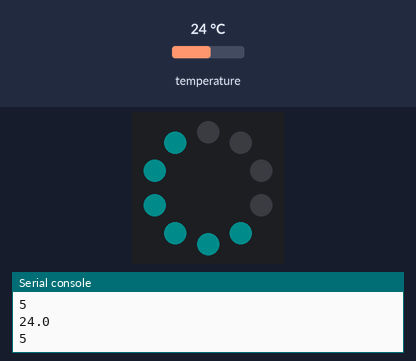
A program run on a simulated Circuit Playground running CircuitPython. Shown: the board's ring of 10 RGB LEDs (number 0 left of the top, counting anticlockwise), the last lines printed to the serial console. Inputs (shaded band) come from the test bench; at power-on: temperature 24 °C. Dim RGB values are drawn brighter than linear.

Above: at 1.2 s.
1.3 s: temperature set to 12 °C
At 1.7 s:
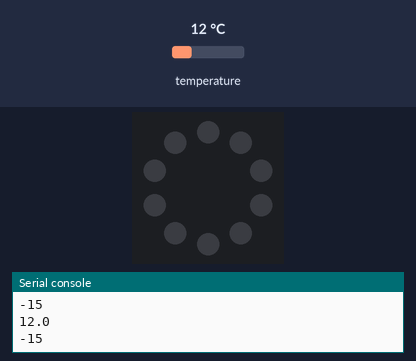
2.8 s: temperature set to 28 °C
At 4.0 s:
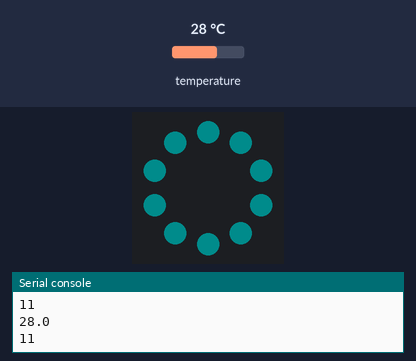
4.3 s: temperature set to 26 °C
At 5.3 s:
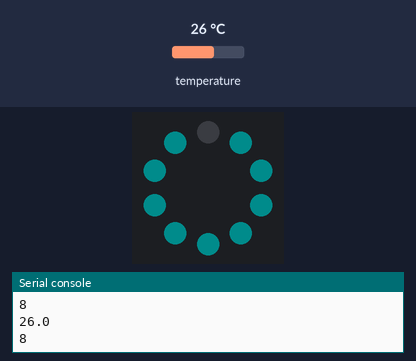
5.8 s: temperature set to 19 °C
At 6.5 s:
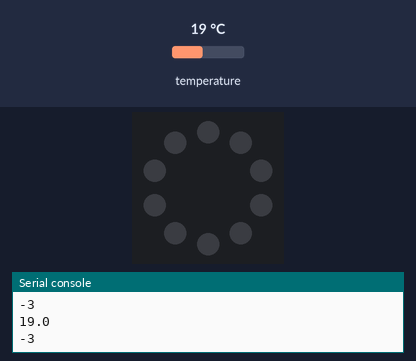
7.3 s: temperature set to 33 °C
At 8.2 s:
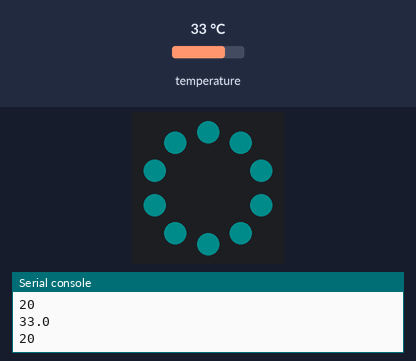
Timing chart, 0 to 9.8 s (numbered marks = the images above; inputs shaded):
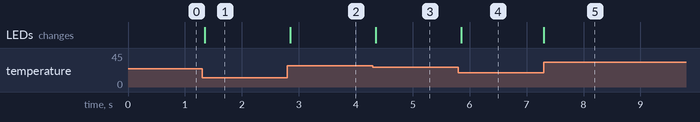

Measured:
- after the input at 1.3 s, the LEDs: change after 0.05 s (image 1)
- after the input at 2.8 s, the LEDs: change after 0.05 s (image 2)
- after the input at 4.3 s, the LEDs: change after 0.05 s (image 3)
- after the input at 5.8 s, the LEDs: change after 0.05 s (image 4)
- after the input at 7.3 s, the LEDs: change at once (image 5)

The program:

Temperature70To80.py
```python
"""
    This example use the temperature sensor on the Circuit Playground, located next to the picture of
    the thermometer on the board. Try warming up the board to watch the number of NeoPixels lit up
    increase, or cooling it down to see the number decrease. You can set the min and max temperatures
    to make it more or less sensitive to temperature changes.
    """
import time
from adafruit_circuitplayground import cp

cp.pixels.auto_write = False
cp.pixels.brightness = 0.05

# Set these based on your ambient temperature in Celsius for best results!
minimum_temp = 21
maximum_temp = 27


def scale_range(value):
    """Scale a value from the range of minimum_temp to maximum_temp (temperature range) to 0-10
    (the number of NeoPixels). Allows remapping temperature value to pixel position."""
    return int((value - minimum_temp) / (maximum_temp - minimum_temp) * 10)


while True:
    peak = scale_range(cp.temperature)
    print(cp.temperature)
    print(int(peak))

    for i in range(10):
        if i <= peak:
            cp.pixels[i] = (0, 255, 255)
        else:
            cp.pixels[i] = (0, 0, 0)
    cp.pixels.show()
    time.sleep(0.05)
```
